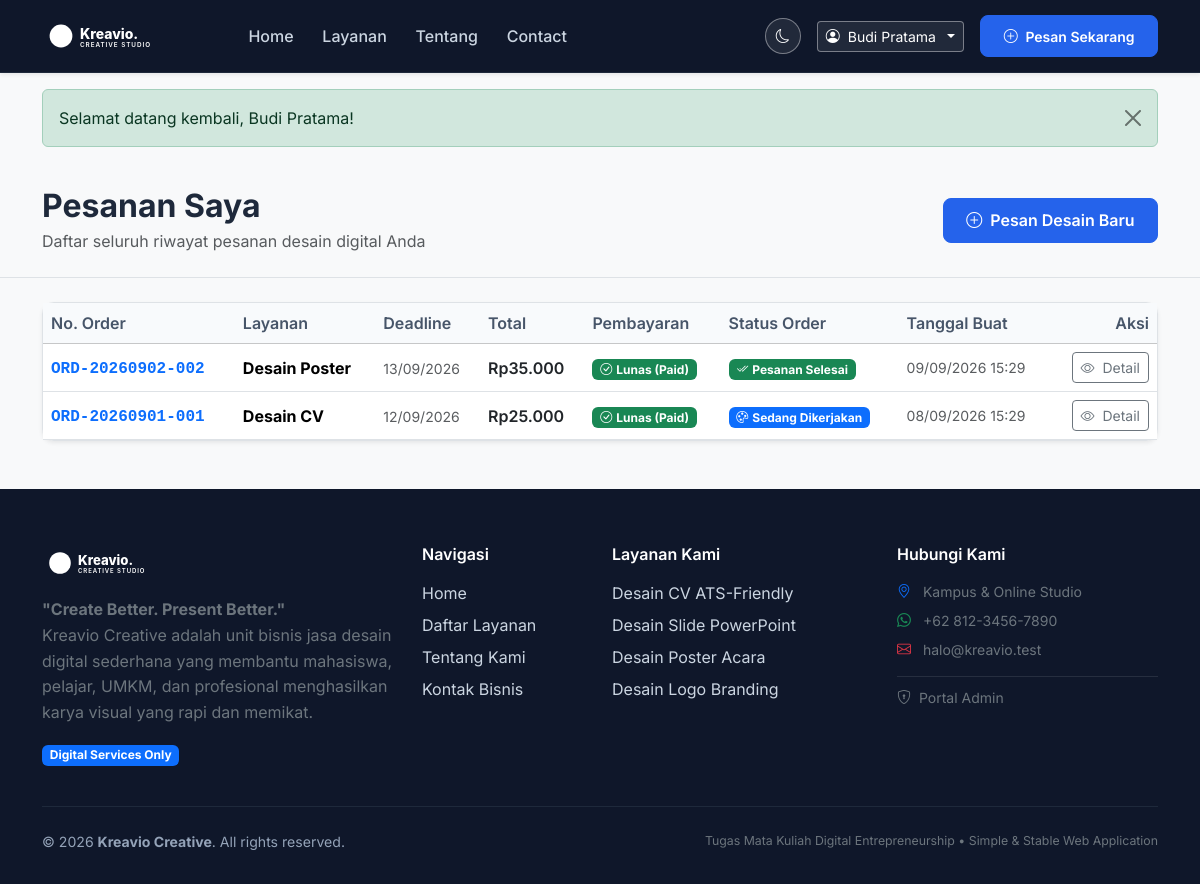
Screenshot of /customer/orders.php (signed in) with the database file from the repository.
### tables this page shows
CREATE TABLE IF NOT EXISTS `users` (
  `id` INT UNSIGNED NOT NULL AUTO_INCREMENT,
  `name` VARCHAR(100) NOT NULL,
  `email` VARCHAR(100) NOT NULL,
  `password` VARCHAR(255) NOT NULL,
  `phone` VARCHAR(25) NOT NULL,
  `created_at` DATETIME NOT NULL DEFAULT CURRENT_TIMESTAMP,
  PRIMARY KEY (`id`),
  UNIQUE KEY `idx_users_email` (`email`)
);

CREATE TABLE IF NOT EXISTS `orders` (
  `id` INT UNSIGNED NOT NULL AUTO_INCREMENT,
  `order_number` VARCHAR(50) NOT NULL,
  `user_id` INT UNSIGNED NOT NULL,
  `service_id` INT UNSIGNED NOT NULL,
  `deadline` DATE NOT NULL,
  `brief` TEXT NOT NULL,
  `notes` TEXT NULL,
  `total` INT UNSIGNED NOT NULL,
  `payment_status` VARCHAR(30) NOT NULL DEFAULT 'pending_payment',
  `order_status` VARCHAR(30) NOT NULL DEFAULT 'pending_payment',
  `created_at` DATETIME NOT NULL DEFAULT CURRENT_TIMESTAMP,
  `updated_at` DATETIME NOT NULL DEFAULT CURRENT_TIMESTAMP ON UPDATE CURRENT_TIMESTAMP,
  PRIMARY KEY (`id`),
  UNIQUE KEY `idx_orders_number` (`order_number`),
  KEY `idx_orders_user` (`user_id`),
  KEY `idx_orders_service` (`service_id`),
  KEY `idx_orders_created_at` (`created_at`),
  CONSTRAINT `fk_orders_user` FOREIGN KEY (`user_id`) REFERENCES `users` (`id`) ON DELETE CASCADE ON UPDATE CASCADE,
  CONSTRAINT `fk_orders_service` FOREIGN KEY (`service_id`) REFERENCES `services` (`id`) ON DELETE RESTRICT ON UPDATE CASCADE
);

CREATE TABLE IF NOT EXISTS `services` (
  `id` INT UNSIGNED NOT NULL AUTO_INCREMENT,
  `name` VARCHAR(100) NOT NULL,
  `description` TEXT NOT NULL,
  `price` INT UNSIGNED NOT NULL,
  `duration` VARCHAR(50) NOT NULL,
  `active` TINYINT(1) NOT NULL DEFAULT 1,
  `created_at` DATETIME NOT NULL DEFAULT CURRENT_TIMESTAMP,
  PRIMARY KEY (`id`)
);

### includes/auth.php (called while the page is built, shortened)
<?php
require_once __DIR__ . '/../config/config.php';
function is_logged_in() {
    return isset($_SESSION['user_id']) && !empty($_SESSION['user_id']);
}
function current_user($pdo) {
    $stmt = $pdo->prepare("SELECT id, name, email, phone, created_at FROM users WHERE id = ?");
    $stmt->execute([$_SESSION['user_id']]);
    return $stmt->fetch();
}

### customer/orders.php (the view, shortened to what this page needs)
<?php
require_once __DIR__ . '/../config/config.php';
require_once __DIR__ . '/../config/database.php';
require_once __DIR__ . '/../includes/auth.php';
$user = current_user($pdo);
try {
    $stmt = $pdo->prepare("
        SELECT o.*, s.name as service_name, s.duration as service_duration
        FROM orders o
        JOIN services s ON o.service_id = s.id
        WHERE o.user_id = ?
        ORDER BY o.created_at DESC
    ");
    $stmt->execute([$user['id']]);
    $orders = $stmt->fetchAll();
} catch (PDOException $e) {
    $orders = [];
}
require_once __DIR__ . '/../includes/header.php';
?>
<div class="bg-light py-4 border-bottom mb-4">
    <div class="container d-flex flex-column flex-md-row justify-content-between align-items-md-center">
        <div>
            <h2 class="fw-bold mb-1">Pesanan Saya</h2>
            <p class="text-muted mb-0">Daftar seluruh riwayat pesanan desain digital Anda</p>
        </div>
        <div class="mt-3 mt-md-0">
            <a href="<?= base_url('services.php') ?>" class="btn btn-primary">
                <i class="bi bi-plus-circle me-1"></i> Pesan Desain Baru
            </a>
        </div>
    </div>
</div>
<div class="container pb-5">
    <div class="card shadow-sm border">
        <div class="card-body p-0">
            <?php if (empty($orders)): ?>
                <div class="p-5 text-center text-muted">
                    <i class="bi bi-bag-x fs-1 d-block mb-3 text-secondary"></i>
                    <h5 class="fw-bold">Belum Ada Pesanan</h5>
                    <p class="small mb-3">Anda belum pernah membuat pesanan jasa desain di Kreavio.</p>
                    <a href="<?= base_url('services.php') ?>" class="btn btn-primary">Mulai Pesan Sekarang</a>
                </div>
            <?php else: ?>
                <div class="table-responsive">
                    <table class="table table-hover align-middle mb-0">
                        <thead class="table-light">
                            <tr>
                                <th>No. Order</th>
                                <th>Layanan</th>
                                <th>Deadline</th>
                                <th>Total</th>
                                <th>Pembayaran</th>
                                <th>Status Order</th>
                                <th>Tanggal Buat</th>
                                <th class="text-end">Aksi</th>
                            </tr>
                        </thead>
                        <tbody>
                            <?php foreach ($orders as $ord): ?>
                                <tr>
                                    <td>
                                        <a href="<?= base_url('customer/order-detail.php?id=' . $ord['id']) ?>" class="fw-bold font-monospace text-decoration-none">
                                            <?= e($ord['order_number']) ?>
                                        </a>
                                    </td>
                                    <td>
                                        <strong><?= e($ord['service_name']) ?></strong>
                                    </td>
                                    <td>
                                        <span class="small text-muted"><?= date('d/m/Y', strtotime($ord['deadline'])) ?></span>
                                    </td>
                                    <td class="fw-semibold text-dark">
                                        <?= format_rupiah($ord['total']) ?>
                                    </td>
                                    <td>
                                        <?= get_payment_status_badge($ord['payment_status']) ?>
                                    </td>
                                    <td>
                                        <?= get_order_status_badge($ord['order_status']) ?>
                                    </td>
                                    <td class="small text-muted">
                                        <?= date('d/m/Y H:i', strtotime($ord['created_at'])) ?>
                                    </td>
                                    <td class="text-end">
                                        <a href="<?= base_url('customer/order-detail.php?id=' . $ord['id']) ?>" class="btn btn-sm btn-outline-secondary">
                                            <i class="bi bi-eye me-1"></i> Detail
                                        </a>
                                    </td>
                                </tr>
                            <?php endforeach; ?>
                        </tbody>
                    </table>
                </div>
            <?php endif; ?>
        </div>
    </div>
</div>
<?php require_once __DIR__ . '/../includes/footer.php'; ?>

### includes/header.php (shortened to what this page needs)
<?php
require_once __DIR__ . '/../config/config.php';
require_once __DIR__ . '/../config/database.php';
require_once __DIR__ . '/../includes/auth.php';
$currentPage = basename($_SERVER['PHP_SELF']);
$isCustomer = is_logged_in();
$currentUser = $isCustomer ? current_user($pdo) : null;
?>
<!DOCTYPE html>
<html lang="id">
<head>
    <link href="https://cdn.jsdelivr.net/npm/bootstrap@5.3.2/dist/css/bootstrap.min.css" rel="stylesheet">
    <link rel="stylesheet" href="https://cdn.jsdelivr.net/npm/bootstrap-icons@1.11.3/font/bootstrap-icons.min.css">
    <link rel="stylesheet" href="<?= asset_url('css/style.css?v=' . filemtime(__DIR__ . '/../assets/css/style.css')) ?>">
</head>
<body class="bg-light">
    <nav class="navbar navbar-expand-lg navbar-dark bg-dark sticky-top shadow-sm">
        <div class="container">
            <a class="navbar-brand d-flex align-items-center" href="<?= base_url('index.php') ?>">
                <img src="<?= asset_url('images/logo.svg') ?>" alt="Kreavio Creative Logo" height="38" class="me-2" style="filter: brightness(0) invert(1);">
            </a>
            <div class="collapse navbar-collapse" id="navbarKreavio">
                <ul class="navbar-nav me-auto mb-2 mb-lg-0 ms-lg-3">
                    <li class="nav-item">
                        <a class="nav-link <?= ($currentPage === 'index.php') ? 'active fw-bold text-white' : 'text-light' ?>" href="<?= base_url('index.php') ?>">Home</a>
                    </li>
                    <li class="nav-item">
                        <a class="nav-link <?= ($currentPage === 'services.php' || $currentPage === 'service-detail.php') ? 'active fw-bold text-white' : 'text-light' ?>" href="<?= base_url('services.php') ?>">Layanan</a>
                    </li>
                    <li class="nav-item">
                        <a class="nav-link <?= ($currentPage === 'about.php') ? 'active fw-bold text-white' : 'text-light' ?>" href="<?= base_url('about.php') ?>">Tentang</a>
                    </li>
                    <li class="nav-item">
                        <a class="nav-link <?= ($currentPage === 'contact.php') ? 'active fw-bold text-white' : 'text-light' ?>" href="<?= base_url('contact.php') ?>">Contact</a>
                    </li>
                </ul>
                <div class="d-flex align-items-center gap-3">
                    <button type="button" class="btn btn-sm btn-outline-light theme-toggle-btn px-2" onclick="toggleTheme()" title="Ganti Mode Tampilan" aria-label="Ganti Mode Tampilan">
                        <i class="bi bi-moon"></i>
                    </button>
                    <?php if ($isCustomer): ?>
                        <div class="dropdown">
                            <button class="btn btn-sm btn-outline-light dropdown-toggle d-flex align-items-center gap-2" type="button" data-bs-toggle="dropdown" aria-expanded="false">
                                <i class="bi bi-person-circle"></i>
                                <span><?= e($currentUser['name'] ?? 'Akun Saya') ?></span>
                            </button>
                        </div>
                        <a href="<?= base_url('services.php') ?>" class="btn btn-sm btn-primary">
                            <i class="bi bi-plus-circle me-1"></i> Pesan Sekarang
                        </a>
                    <?php endif; ?>
                </div>
            </div>
        </div>
    </nav>
    <div class="container mt-3">
        <?php display_flash(); ?>
    </div>
    <main>

### config/config.php (shortened to what this page needs)
<?php
function base_url($path = '') {
    return BASE_URL . ltrim($path, '/');
}
function asset_url($path = '') {
    return BASE_URL . 'assets/' . ltrim($path, '/');
}
function e($string) {
    return htmlspecialchars((string)($string ?? ''), ENT_QUOTES, 'UTF-8');
}
function format_rupiah($number) {
    return 'Rp' . number_format((float)$number, 0, ',', '.');
}
function get_payment_status_badge($status) {
    switch ($status) {
        case 'paid':
            return '<span class="badge bg-success"><i class="bi bi-check-circle me-1"></i>Lunas (Paid)</span>';
    }
}
function get_order_status_badge($status) {
    switch ($status) {
        case 'sedang_dikerjakan':
            return '<span class="badge bg-primary"><i class="bi bi-palette me-1"></i>Sedang Dikerjakan</span>';
        case 'selesai':
            return '<span class="badge bg-success"><i class="bi bi-check2-all me-1"></i>Pesanan Selesai</span>';
    }
}
function display_flash() {
    if (isset($_SESSION['flash_message'])) {
        $flash = $_SESSION['flash_message'];
        $type = e($flash['type']);
        $msg = e($flash['message']);
        echo "<div class=\"alert alert-{$type} alert-dismissible fade show\" role=\"alert\">
                {$msg}
                <button type=\"button\" class=\"btn-close\" data-bs-dismiss=\"alert\" aria-label=\"Close\"></button>
              </div>";
    }
}

### assets/css/style.css (style rules this page uses)
:root { --primary-color: #2563eb; --primary-hover: #1d4ed8; --secondary-color: #0f172a; --accent-color: #38bdf8; --bg-light: #f8fafc; --text-dark: #1e293b; --text-muted: #64748b; --border-color: #e2e8f0; --card-shadow: 0 4px 6px -1px rgba(0, 0, 0, 0.05), 0 2px 4px -1px rgba(0, 0, 0, 0.03); --card-hover-shadow: 0 10px 15px -3px rgba(0, 0, 0, 0.08), 0 4px 6px -2px rgba(0, 0, 0, 0.04); --radius-md: 0.75rem; --radius-lg: 1rem; }
body { font-family: 'Inter', -apple-system, BlinkMacSystemFont, 'Segoe UI', Roboto, Helvetica, Arial, sans-serif; color: var(--text-dark); background-color: #ffffff; min-height: 100vh; display: flex; flex-direction: column; }
main { flex: 1 0 auto; }
.navbar-admin, .navbar.bg-dark, .navbar-dark { background-color: #0f172a !important; border-bottom: 1px solid #1e293b !important; padding-top: 0.75rem; padding-bottom: 0.75rem; }
.navbar-admin .navbar-brand, .navbar.bg-dark .navbar-brand, .navbar-dark .navbar-brand { color: #ffffff !important; }
.navbar-admin .nav-link, .navbar.bg-dark .nav-link, .navbar-dark .nav-link { color: #cbd5e1 !important; }
.navbar-admin .btn-outline-light, .navbar.bg-dark .btn-outline-light, .navbar-dark .btn-outline-light { color: #ffffff !important; border-color: rgba(255, 255, 255, 0.4) !important; background-color: rgba(255, 255, 255, 0.08) !important; }
.navbar-admin .theme-toggle-btn, .navbar.bg-dark .theme-toggle-btn, .navbar-dark .theme-toggle-btn { color: #ffffff !important; border-color: rgba(255, 255, 255, 0.4) !important; background-color: rgba(255, 255, 255, 0.08) !important; }
.navbar-brand { font-weight: 700; font-size: 1.35rem; color: var(--secondary-color) !important; letter-spacing: -0.5px; }
.nav-link { font-weight: 500; color: #475569 !important; padding: 0.5rem 0.9rem !important; transition: color 0.2s ease; }
.card { border: 1px solid var(--border-color); border-radius: var(--radius-md); box-shadow: var(--card-shadow); transition: transform 0.2s ease, box-shadow 0.2s ease; background-color: #ffffff; }
.btn-primary { background-color: var(--primary-color); border-color: var(--primary-color); font-weight: 600; padding: 0.6rem 1.4rem; border-radius: 0.5rem; }
.table th { font-weight: 600; color: #475569; background-color: #f8fafc; border-top: none; }
.theme-toggle-btn { display: inline-flex; align-items: center; justify-content: center; width: 36px; height: 36px; border-radius: 50%; padding: 0; transition: background-color 0.2s ease, border-color 0.2s ease, transform 0.2s ease; }

### rows the page displays
users: name "Budi Pratama"
orders: order_number "ORD-20260902-002", service.name "Desain Poster", deadline "13/09/2026", total "Rp35.000", payment_status "paid" (drawn), order_status "selesai" (drawn), created_at "09/09/2026 15:29"
orders: order_number "ORD-20260901-001", service.name "Desain CV", deadline "12/09/2026", total "Rp25.000", payment_status "paid" (drawn), shows "Sedang Dikerjakan", created_at "08/09/2026 15:29"

### other values shown
$msg "Selamat datang kembali, Budi Pratama!"
